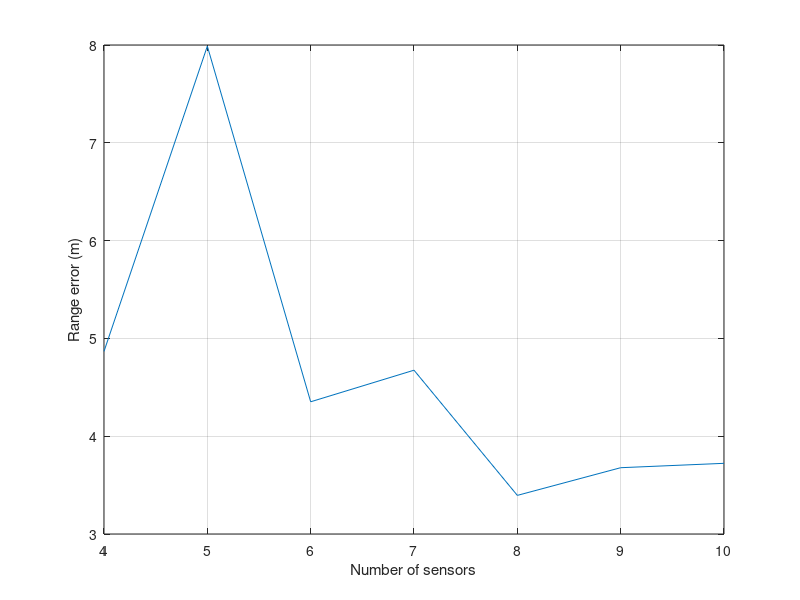

This figure's MATLAB source:
% the signal does not reach all sensors at the exact delay required. there
% is always some jitter associated. let's see how the jitter in delay affects
% the range estimate.

clc;
clear;
pkg load communications;

% muzzle
A=14; 					% peak amplitude
Tr_m=10e-6;				% rise time
Td_m=0.4e-3;					% decay time
Tdur_m=10*Td_m;				% signal duration
Ts=5e-6;				% sampling interval
Fs = 1/Ts;
t_m = (0:Ts:Tdur_m-Ts)';	% time vector
xt1_muzzle = A*(t_m(t_m<=Tr_m)/Tr_m);
xt2_muzzle = A*(1 - t_m(t_m>Tr_m)/Td_m).*exp(-t_m(t_m>Tr_m)/Td_m);
xt_muzzle = [xt1_muzzle;xt2_muzzle];

% FT characteristics
Nf=1024;
fk = (0:Nf-1)'*pi/Nf;
Xf_muzzle = freqz(xt_muzzle,1,fk);

% anti-talk high-pass filter characteristics
Nord=4;									% filter order
Wc = 4.4e3/Fs*2*pi;						% cut-off
[b_talk,a_talk] = butter(Nord,Wc,'high');			% design highpass filter
xt_muzzle_waveform = filter(b_talk,a_talk,xt_muzzle);
Xf_muzzle_waveform = freqz(xt_muzzle_waveform,1,fk);

% define matched-filter {h(t) = x*(T-t)}
% now we have anti-talk filter, so the matched-filter waveform changes
h_matched_muzzle = flipud(conj(xt_muzzle_waveform))/norm(xt_muzzle_waveform);

% reverb characteristics
D=1;				% reflection interval (in samples)
decay=1;			% decay
Necho=1;			% only 1 reflection considered
b_rev=upsample((1-decay).^(0:Necho)',D+1);		% reverb filter

% array parameters
fc=100e3;				% maximum freq component in the signal
Pmax=20;			% defines the area in which sensors are deployed
c=343;				% speed of sound
tht_target=0.25*pi;			% we are interested in only planar angle location and not elevation
R_target=20;					% target range (range is considered from reference)

% we are taking into consideration that the source can be within the max
% distance range. hence, the angle is different for all sensors.
steer = [cos(tht_target);sin(tht_target)];	% target direction vector
target_loc = R_target*steer;

t = (0:Ts:0.3-Ts)';			% 300 ms capturing time = max range: ~100 m
Nt = numel(t);
nvar=-10;						% noise power (db)
jitter_dev=10;				% delay jitter (ms)

Nvec=4:10;
err_loc_estimate = zeros(numel(Nvec),1);
for(k3=1:numel(Nvec))
	Nelements=Nvec(k3);
	%P = [[0;0],[0;1],[1;0],[1;1]]*Pmax;
	P = [[0;0],rand(2,Nelements-1)*Pmax];

	% signals captured using sensors
	dR = sqrt(sum((P - R_target*steer).^2,1));			% target distance from each sensor
	tau_muzzle_R = dR/c;
	tau_muzzle = tau_muzzle_R;
	for(k1=1:Nelements)
		muzzle_noise = wgn(1,Nt,nvar);
		jitter_noise = (2*rand - 1)*jitter_dev*1e-3;
		h_muzzle = A/sqrt(4*pi*dR(k1)^2)*sinc(fc*(t - (tau_muzzle(k1)+jitter_noise)));
		x_delayed = filter(xt_muzzle,1,h_muzzle)';
		x_reverb = filter(b_rev,1,x_delayed);
		x_muzzle(k1,:) = filter(b_talk,a_talk,x_reverb) + muzzle_noise;
	end
	x_received = x_muzzle;

	% find peaks of matched-filter output
	for(k2=1:Nelements)
		y_matchedOut_muzzle(k2,:) = filter(h_matched_muzzle,1,x_received(k2,:));
		[~,max_muzzle_ind(k2)] = max(abs(y_matchedOut_muzzle(k2,:)));
	end

	% estimated delay
	% practically, the delays are measured compared to the minimum-delay
	% element, so we modify all the delays accordingly. we know which sensor
	% received the signal first.
	[min_ind,ref_sensor] = min(max_muzzle_ind);
	muzzle_ind_shifted = max_muzzle_ind - min_ind;

	tau_estim_muzzle = muzzle_ind_shifted*Ts;

	% range-sphere estimates
	R_estim_muzzle = c*tau_estim_muzzle;

	% localise the target (solve Vx=y for x)
	V = 2*[P(1,:) - P(1,ref_sensor); P(2,:) - P(2,ref_sensor); R_estim_muzzle]';
	y = (sum(P.^2) - sum(P(:,ref_sensor).^2) - R_estim_muzzle.^2).';
	V(ref_sensor,:)=[]; y(ref_sensor)=[];
	x = V\y;
	target_loc_estim = x(1:2);
	err_loc_estimate(k3) = norm(target_loc_estim - target_loc);
end


% plots
%subplot(2,2,1);
%plot(t/1e-3,x_received); grid on;
%xlabel('Time (ms)'); ylabel('Received signal amplitude at each sensor');
%
%subplot(2,2,2);
%plot(t/1e-3,y_matchedOut_muzzle); grid on;
%xlabel('Time (ms)'); ylabel('Matched-filter output for muzzle blast');
%
%subplot(2,2,3:4);
%plot(P(1,:),P(2,:),'bx',R_target*steer(1),R_target*steer(2),'ro',target_loc_estim(1),target_loc_estim(2),'kd'); grid on;
%xlabel('X'); ylabel('Y');
%xlim([-2,Pmax*1.1]); ylim([-2,Pmax*1.1]);
%legend('Element locations','True target location','Estimated location','Location','Southwest');
plot(Nvec,err_loc_estimate); grid on;
xlabel('Number of sensors'); ylabel('Range error (m)');








